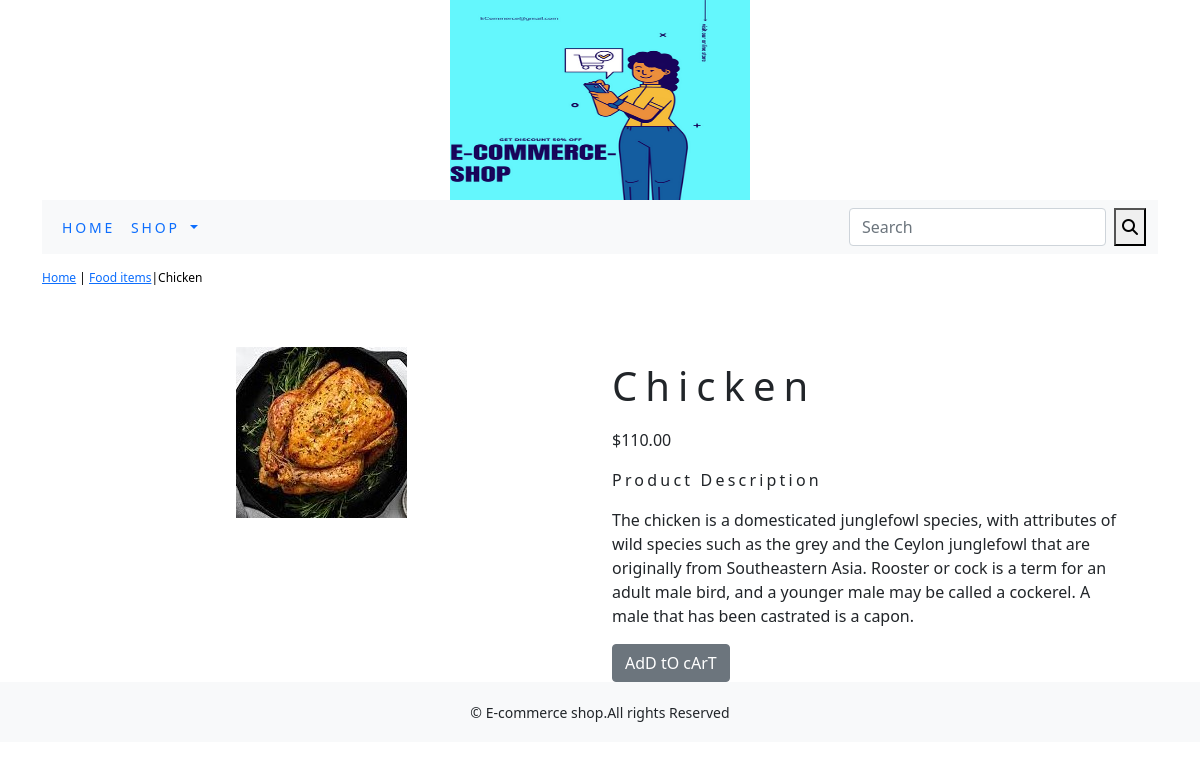
Screenshot of /shop/food/chicken/ with the database file from the repository.
### shop/models.py (models this page shows, shortened)
class Product(models.Model):
    name=models.CharField(max_length=250,unique=True)
    slug=models.SlugField(max_length=250,unique=True)
    description=models.TextField(blank=True)
    price=models.DecimalField(max_digits=10,decimal_places=2)
    category=models.ForeignKey(Category,on_delete=models.CASCADE)
    image=models.ImageField(upload_to='product',blank=True)
    stock=models.IntegerField()
    available=models.BooleanField(default=True)
    created=models.DateTimeField(auto_now_add=True)
    updated=models.DateTimeField(auto_now=True)
    class Meta:
        ordering = ('name',)
        verbose_name = 'product'
        verbose_name_plural = 'products'

class Category(models.Model):
    name=models.CharField(max_length=250,unique=True)
    slug=models.SlugField(max_length=250,unique=True)
    description=models.TextField(blank=True)
    image=models.ImageField(upload_to='category',blank=True)
    class Meta:
        ordering=('name',)
        verbose_name='category'
        verbose_name_plural='categories'
    def get_url(self):
        return reverse('shop:product_by_category',args=[self.slug])
    def __str__(self):
        return '{}'.format(self.name)

### shop/views.py (the view)
# urls.py: path('<slug:c_slug>/<slug:product_slug>/', views.proDetail, name='prodCatdetail'),
def proDetail(request,c_slug,product_slug):
    try:
        product=Product.objects.get(category__slug=c_slug,slug=product_slug)
    except Exception as e:
        raise e
    return render(request,'product.html',{'product':product})

### cart/context_processors.py (called while the page is built)
def counter(request):
    item_count=0
    if 'admin' in request.path:
        return {}
    else:
        try:
            cart=Cart.objects.filter(cart_id=_cart_id(request))
            car_items=CartItem.objects.all().filter(cart=cart[:1])
            for cart_item in car_items:
                item_count += cart_item.quantity
        except Cart.DoesnotExist:
            item_count =0
    return dict(item_count=item_count)

### cart/views.py (called while the page is built)
def _cart_id(request):
    cart=request.session.session_key
    if not cart:
        cart=request.session.create()
    return cart

### shop/context_processors.py (called while the page is built)
def menu_links(request):
    links=Category.objects.all()
    return dict(links=links)

### templates/product.html (shortened to what this page needs)
{% extends 'base.html' %}
{% load static %}
{% block content %}
<div class="row my_prod_row_class" >
  <div class="mx_auto">
    <p> <a href="{% url 'shop:allProdCat' %}">Home</a> | <a href="{{product.category.get_url}}">{{product.category}}</a>|{{product.name}}</p>
  </div>
</div>
<div class="container">
<br>
<div class="row" >
  <div class="col-12 col-sm-12 col-md-12 col-lg-6 text-center">
    <div style="min-width:18rem">
      <img src="{{product.image.url}}" alt="{{product.name}}">
    </div>
  </div>
    <div class="col-12 col-sm-12 col-md-12 col-lg-6">
      <div>
      <h1 class="my_product-title">{{product.name}}</h1>
      <p>${{product.price}}</p>
      <p class="my_title">Product Description</p>
      <p class="text-justify my_prod_text">{{product.description}}</p>
      {% if product.stock <= 0 %}
      <p class="text-justify my_prod_text"><b>OuT oF sToCk</b></p>
      {% else %}
      <a class="btn btn-secondary" href="{% url 'cart:add_cart' product.id %} "> AdD tO cArT</a>
      {% endif %}
    </div>
      </div>
  </div>
</div>
{% endblock %}

### static/css/custom.css (style rules this page uses)
body { font-family: 'Roboto', sans-serif; }
.my_title { font-size:16px; text_transform:uppercase; letter-spacing:.2em; }
.my_prod_row_class { padding-top:15px; padding-bottom:20px; }
.my_prod_row_class .mx_auto { color:#000; font-size:12px; text-decoration:none; }
.my_product-title { text-size:16px; text_transform:uppercase; letter-spacing:.2em; padding-top:15px; padding-bottom:10px; }
.my_prod_text { padding-right:20px; }

### rows the page displays
Product: category "Food items", name "Chicken", image (picture), price "110.00", description "The chicken is a domesticated junglefowl species, with attributes of wild species such as the grey and the Ceylon junglefowl that are originally from Southeastern Asia. Rooster or cock is a term for an adult male bird, and a younger male may be called a cockerel. A male that has been castrated is a capon."
